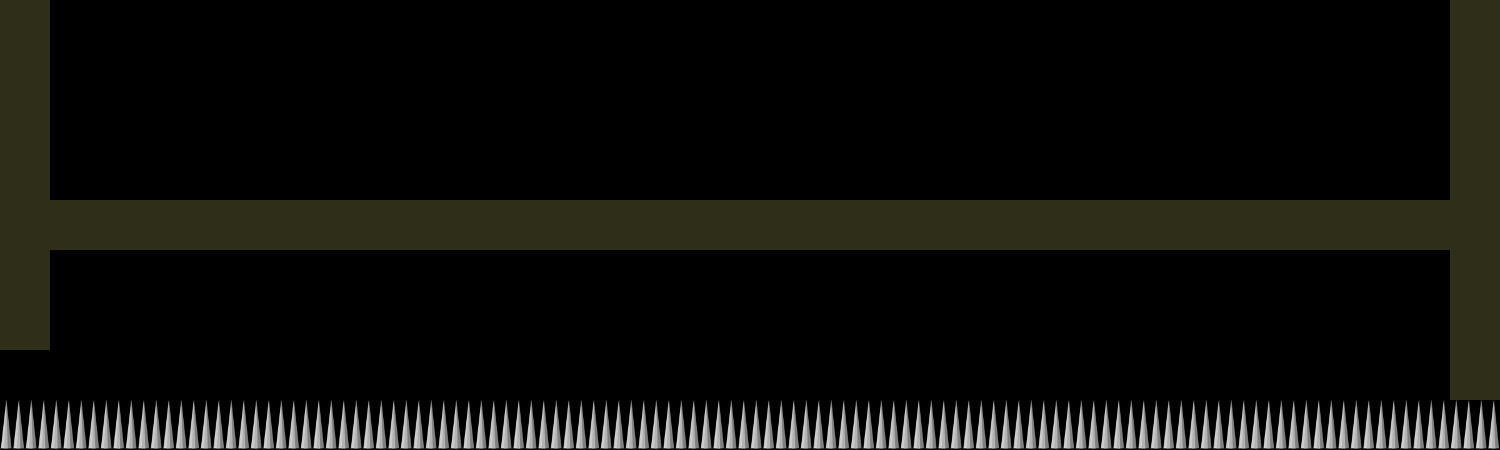

Tiled map render using the project's own tile images. Description and the map definition, with tile-layer contents summarised, below:
An orthogonal 30x9 tile map with 50x50 px tiles, 1 tile layer (Foreground).

<map version="1.0" orientation="orthogonal" width="30" height="9" tilewidth="50" tileheight="50">
 <tileset firstgid="1" name="l1" tilewidth="50" tileheight="50">
  <image source="l1.png" trans="00007f" width="150" height="50" />
 </tileset>
 <layer name="Foreground" width="30" height="9">
  <properties>
   <property name="tileset" value="l1" />
  </properties>
  <data>[270 cells, 73 non-empty, 2 distinct tile ids]</data>
 </layer>
</map>
